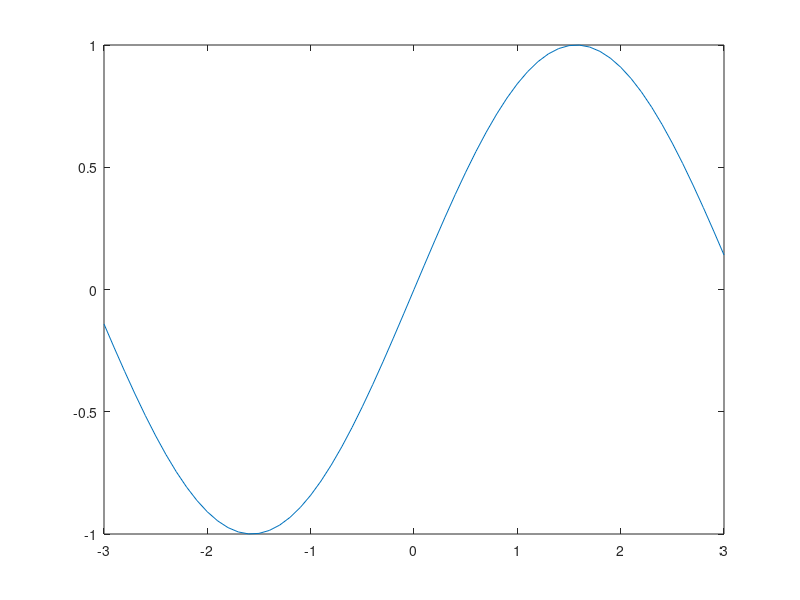

MATLAB code for this plot: (Note: this script raises an error after producing the figure.)
%% This section will not appear in report, because only the main report file is parsed for comments.
%

function external_sub_func
%% This section will not appear in report as well for the reason described above.
%
  x = -3:.1:3;
  disp(['<latex>\newpage \subsection*{Subcalls of the functions from other files} \addcontentsline{toc}{subsection}{Subcalls of the functions from other files} \phantomsection Here is the graph of $f(x)=sin(x)$ and it was generated from external\_sub\_func defined in the other\_file.m (this paragraph is generated using disp, because comment parsing is done only for the top-level .m-file passed to MATLAB publish function.):\newline </latex>']);
  plot(x, sin(x));
  snapnow;
end